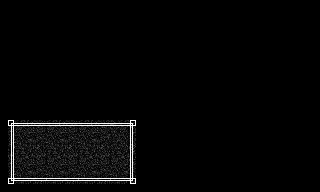

Tiled map render using the project's own tile images. Description and the whole map definition, tile-layer contents included, below:
An orthogonal 40x24 tile map with 8x8 px tiles, 2 tile layers (Kachelebene 2, Kachelebene 1), 3 tilesets.

<map version="1.0" orientation="orthogonal" width="40" height="24" tilewidth="8" tileheight="8">
 <tileset firstgid="1" name="a" tilewidth="16" tileheight="16">
  <image source="window2.png" trans="000000" width="128" height="128" />
 </tileset>
 <tileset firstgid="65" name="window2" tilewidth="8" tileheight="8">
  <image source="window2.png" width="128" height="128" />
 </tileset>
 <tileset firstgid="321" name="a1" tilewidth="16" tileheight="16">
  <image source="window2.png" width="128" height="128" />
 </tileset>
 <layer name="Kachelebene 2" width="40" height="24">
  <data encoding="csv">
0,0,0,0,0,0,0,0,0,0,0,0,0,0,0,0,0,0,0,0,0,0,0,0,0,0,0,0,0,0,0,0,0,0,0,0,0,0,0,0,
0,0,0,0,0,0,0,0,0,0,0,0,0,0,0,0,0,0,0,0,0,0,0,0,0,0,0,0,0,0,0,0,0,0,0,0,0,0,0,0,
0,0,0,0,0,0,0,0,0,0,0,0,0,0,0,0,0,0,0,0,0,0,0,0,0,0,0,0,0,0,0,0,0,0,0,0,0,0,0,0,
0,0,0,0,0,0,0,0,0,0,0,0,0,0,0,0,0,0,0,0,0,0,0,0,0,0,0,0,0,0,0,0,0,0,0,0,0,0,0,0,
0,0,0,0,0,0,0,0,0,0,0,0,0,0,0,0,0,0,0,0,0,0,0,0,0,0,0,0,0,0,0,0,0,0,0,0,0,0,0,0,
0,0,0,0,0,0,0,0,0,0,0,0,0,0,0,0,0,0,0,0,0,0,0,0,0,0,0,0,0,0,0,0,0,0,0,0,0,0,0,0,
0,0,0,0,0,0,0,0,0,0,0,0,0,0,0,0,0,0,0,0,0,0,0,0,0,0,0,0,0,0,0,0,0,0,0,0,0,0,0,0,
0,0,0,0,0,0,0,0,0,0,0,0,0,0,0,0,0,0,0,0,0,0,0,0,0,0,0,0,0,0,0,0,0,0,0,0,0,0,0,0,
0,0,0,0,0,0,0,0,0,0,0,0,0,0,0,0,0,0,0,0,0,0,0,0,0,0,0,0,0,0,0,0,0,0,0,0,0,0,0,0,
0,0,0,0,0,0,0,0,0,0,0,0,0,0,0,0,0,0,0,0,0,0,0,0,0,0,0,0,0,0,0,0,0,0,0,0,0,0,0,0,
0,0,0,0,0,0,0,0,0,0,0,0,0,0,0,0,0,0,0,0,0,0,0,0,0,0,0,0,0,0,0,0,0,0,0,0,0,0,0,0,
0,0,0,0,0,0,0,0,0,0,0,0,0,0,0,0,0,0,0,0,0,0,0,0,0,0,0,0,0,0,0,0,0,0,0,0,0,0,0,0,
0,0,0,0,0,0,0,0,0,0,0,0,0,0,0,0,0,0,0,0,0,0,0,0,0,0,0,0,0,0,0,0,0,0,0,0,0,0,0,0,
0,0,0,0,0,0,0,0,0,0,0,0,0,0,0,0,0,0,0,0,0,0,0,0,0,0,0,0,0,0,0,0,0,0,0,0,0,0,0,0,
0,0,0,0,0,0,0,0,0,0,0,0,0,0,0,0,0,0,0,0,0,0,0,0,0,0,0,0,0,0,0,0,0,0,0,0,0,0,0,0,
0,0,0,0,0,0,0,0,0,0,0,0,0,0,0,0,0,0,0,0,0,0,0,0,0,0,0,0,0,0,0,0,0,0,0,0,0,0,0,0,
0,361,362,363,364,361,362,363,364,361,362,363,364,354,361,362,0,0,0,0,0,0,0,0,0,0,0,0,0,0,0,0,0,0,0,0,0,0,0,0,
0,369,370,371,372,369,370,371,372,369,370,371,372,362,369,370,0,0,0,0,0,0,0,0,0,0,0,0,0,0,0,0,0,0,0,0,0,0,0,0,
0,377,378,379,380,377,378,379,380,377,378,379,380,370,377,378,0,0,0,0,0,0,0,0,0,0,0,0,0,0,0,0,0,0,0,0,0,0,0,0,
0,353,354,355,356,353,354,355,356,353,354,355,356,353,354,355,0,0,0,0,0,0,0,0,0,0,0,0,0,0,0,0,0,0,0,0,0,0,0,0,
0,361,362,363,364,361,362,363,364,361,362,363,364,361,362,363,0,0,0,0,0,0,0,0,0,0,0,0,0,0,0,0,0,0,0,0,0,0,0,0,
0,369,370,371,372,369,370,371,372,369,370,371,372,369,370,371,0,0,0,0,0,0,0,0,0,0,0,0,0,0,0,0,0,0,0,0,0,0,0,0,
0,377,378,379,380,377,378,379,380,377,378,379,380,377,378,379,0,0,0,0,0,0,0,0,0,0,0,0,0,0,0,0,0,0,0,0,0,0,0,0,
0,0,0,0,0,0,0,0,0,0,0,0,0,0,0,0,0,0,0,0,0,0,0,0,0,0,0,0,0,0,0,0,0,0,0,0,0,0,0,0
</data>
 </layer>
 <layer name="Kachelebene 1" width="40" height="24">
  <data encoding="csv">
0,0,0,0,0,0,0,0,0,0,0,0,0,0,0,0,0,0,0,0,0,0,0,0,0,0,0,0,0,0,0,0,0,0,0,0,0,0,0,0,
0,0,0,0,0,0,0,0,0,0,0,0,0,0,0,0,0,0,0,0,0,0,0,0,0,0,0,0,0,0,0,0,0,0,0,0,0,0,0,0,
0,0,0,0,0,0,0,0,0,0,0,0,0,0,0,0,0,0,0,0,0,0,0,0,0,0,0,0,0,0,0,0,0,0,0,0,0,0,0,0,
0,0,0,0,0,0,0,0,0,0,0,0,0,0,0,0,0,0,0,0,0,0,0,0,0,0,0,0,0,0,0,0,0,0,0,0,0,0,0,0,
0,0,0,0,0,0,0,0,0,0,0,0,0,0,0,0,0,0,0,0,0,0,0,0,0,0,0,0,0,0,0,0,0,0,0,0,0,0,0,0,
0,0,0,0,0,0,0,0,0,0,0,0,0,0,0,0,0,0,0,0,0,0,0,0,0,0,0,0,0,0,0,0,0,0,0,0,0,0,0,0,
0,0,0,0,0,0,0,0,0,0,0,0,0,0,0,0,0,0,0,0,0,0,0,0,0,0,0,0,0,0,0,0,0,0,0,0,0,0,0,0,
0,0,0,0,0,0,0,0,0,0,0,0,0,0,0,0,0,0,0,0,0,0,0,0,0,0,0,0,0,0,0,0,0,0,0,0,0,0,0,0,
0,0,0,0,0,0,0,0,0,0,0,0,0,0,0,0,0,0,0,0,0,0,0,0,0,0,0,0,0,0,0,0,0,0,0,0,0,0,0,0,
0,0,0,0,0,0,0,0,0,0,0,0,0,0,0,0,0,0,0,0,0,0,0,0,0,0,0,0,0,0,0,0,0,0,0,0,0,0,0,0,
0,0,0,0,0,0,0,0,0,0,0,0,0,0,0,0,0,0,0,0,0,0,0,0,0,0,0,0,0,0,0,0,0,0,0,0,0,0,0,0,
0,0,0,0,0,0,0,0,0,0,0,0,0,0,0,0,0,0,0,0,0,0,0,0,0,0,0,0,0,0,0,0,0,0,0,0,0,0,0,0,
0,0,0,0,0,0,0,0,0,0,0,0,0,0,0,0,0,0,0,0,0,0,0,0,0,0,0,0,0,0,0,0,0,0,0,0,0,0,0,0,
0,0,0,0,0,0,0,0,0,0,0,0,0,0,0,0,0,0,0,0,0,0,0,0,0,0,0,0,0,0,0,0,0,0,0,0,0,0,0,0,
0,0,0,0,0,0,0,0,0,0,0,0,0,0,0,0,0,0,0,0,0,0,0,0,0,0,0,0,0,0,0,0,0,0,0,0,0,0,0,0,
0,0,0,0,0,0,0,0,0,0,0,0,0,0,0,0,0,0,0,0,0,0,0,0,0,0,0,0,0,0,0,0,0,0,0,0,0,0,0,0,
0,325,0,326,326,326,326,326,326,326,327,326,326,326,327,328,0,0,0,0,0,0,0,0,0,0,0,0,0,0,0,0,0,0,0,0,0,0,0,0,
0,341,0,0,0,0,0,0,0,0,0,0,0,0,0,0,0,0,0,0,0,0,0,0,0,0,0,0,0,0,0,0,0,0,0,0,0,0,0,0,
0,341,0,0,0,0,0,0,0,0,0,0,0,0,0,336,0,0,0,0,0,0,0,0,0,0,0,0,0,0,0,0,0,0,0,0,0,0,0,0,
0,341,0,0,0,0,0,0,0,0,0,0,0,0,0,344,0,0,0,0,0,0,0,0,0,0,0,0,0,0,0,0,0,0,0,0,0,0,0,0,
0,333,0,0,0,0,0,0,0,0,0,0,0,0,0,336,0,0,0,0,0,0,0,0,0,0,0,0,0,0,0,0,0,0,0,0,0,0,0,0,
0,341,0,0,0,0,0,0,0,0,0,0,0,0,0,344,0,0,0,0,0,0,0,0,0,0,0,0,0,0,0,0,0,0,0,0,0,0,0,0,
0,349,0,350,351,351,351,351,351,351,351,351,351,350,351,352,0,0,0,0,0,0,0,0,0,0,0,0,0,0,0,0,0,0,0,0,0,0,0,0,
0,0,0,0,0,0,0,0,0,0,0,0,0,0,0,0,0,0,0,0,0,0,0,0,0,0,0,0,0,0,0,0,0,0,0,0,0,0,0,0
</data>
 </layer>
</map>
